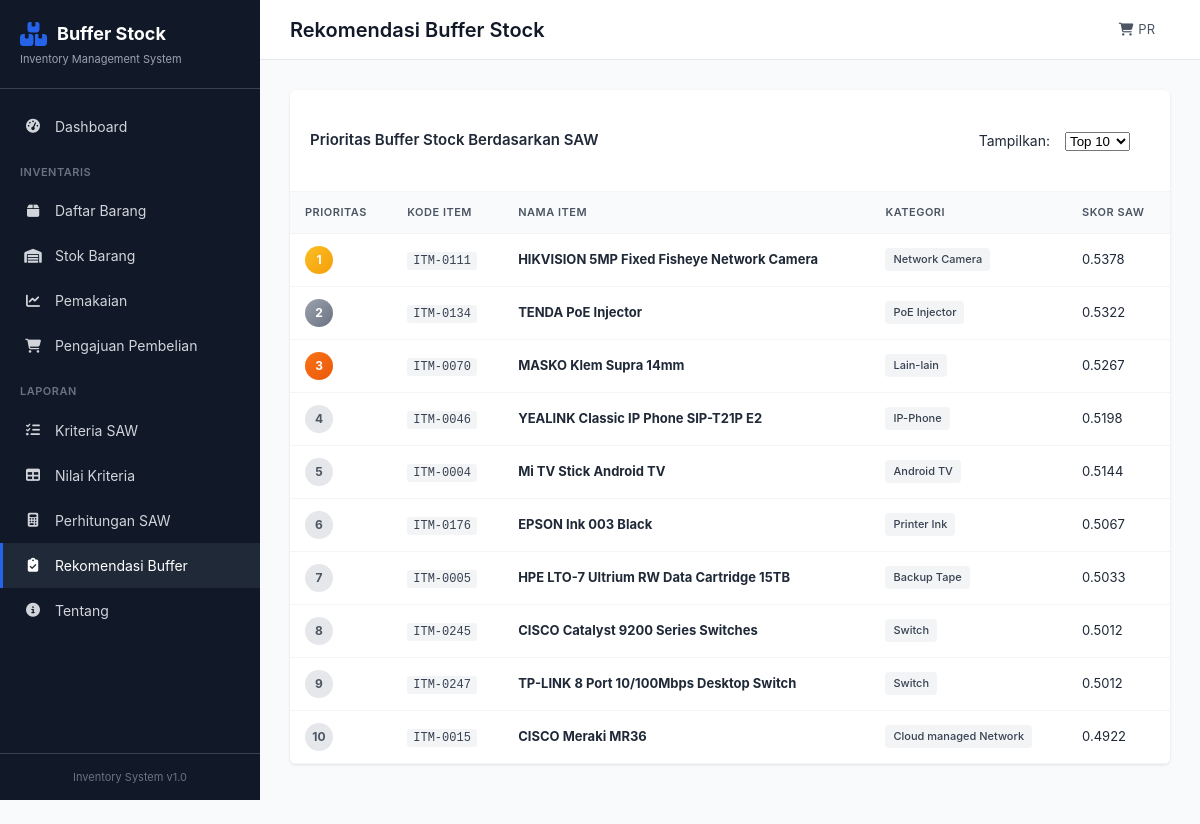
Page /calculation/recommendation on the committed database.
### app/models.py (models this page shows, shortened)
class Item(db.Model):
    __tablename__ = 'items'
    id = db.Column(db.Integer, primary_key=True)
    kode_item = db.Column(db.String(50), unique=True, nullable=False)
    nama_item = db.Column(db.String(200), nullable=False)
    kategori = db.Column(db.String(100), nullable=False)
    unit = db.Column(db.String(50), default='PCS')
    harga = db.Column(db.Float, default=0)
    supplier = db.Column(db.String(200))
    lokasi_rak = db.Column(db.String(50))
    created_at = db.Column(db.DateTime, default=datetime.utcnow)
    criteria_values = db.relationship('CriteriaValue', backref='item', lazy=True, cascade='all, delete-orphan')

### app/routes.py (the view)
@main_bp.route('/calculation/recommendation')
def buffer_recommendation():
    top_n = request.args.get('top', 10, type=int)
    calc = SAWCalculator()
    recommendations = calc.get_buffer_stock_recommendation(top_n)
    if not recommendations:
        flash('Tidak ada data untuk dianalisis.', 'error')
        return redirect(url_for('main.index'))
    return render_template('calculation/recommendation.html',
                          recommendations=recommendations,
                          top_n=top_n)

### app/saw_algorithm.py (called while the page is built)
    def get_data(self):
        self.alternatives = Item.query.all()
        if not self.alternatives:
            return False
        self.criteria = Criteria.query.filter_by(parent_id=None).order_by(Criteria.kode_kriteria).all()
        if not self.criteria:
            self.criteria = Criteria.query.order_by(Criteria.kode_kriteria).all()
        return True

    def calculate_weighted_scores(self):
        n_alternatives = len(self.normalized_matrix)
        n_criteria = len(self.normalized_matrix[0]) if self.normalized_matrix else 0
        self.weighted_matrix = [[0.0 for _ in range(n_criteria)] for _ in range(n_alternatives)]
        for j in range(n_criteria):
            weight = getattr(self.criteria[j], 'bobot', None) or getattr(self.criteria[j], 'weight', None)
            if weight is None:
                weight = self.criteria_spec[j]['bobot']
            for i in range(n_alternatives):
                self.weighted_matrix[i][j] = self.normalized_matrix[i][j] * weight
        self.scores = [sum(self.weighted_matrix[i]) for i in range(n_alternatives)]
        return self.scores

    def rank_alternatives(self):
        rankings = []
        for i, item in enumerate(self.alternatives):
            rankings.append({
                'rank': 0,
                'item_id': item.id,
                'kode_item': item.kode_item,
                'nama_item': item.nama_item,
                'kategori': item.kategori,
                'lokasi_rak': item.lokasi_rak,
                'score': float(self.scores[i]),
                'original_values': self.decision_matrix[i],
                'normalized_values': self.normalized_matrix[i],
                'weighted_values': self.weighted_matrix[i]
            })
        rankings.sort(key=lambda x: x['score'], reverse=True)
        for i, r in enumerate(rankings):
            r['rank'] = i + 1
        return rankings

    def _calculate_buffer_amount(self, item, score):
        base_buffer = 10
        demand_value = CriteriaValue.query.join(Criteria).filter(
            CriteriaValue.item_id == item.id,
            Criteria.nama_kriteria.ilike('%average demand%')
        ).first()
        if demand_value:
            demand = demand_value.nilai
            buffer = int(demand * 0.2 * (score + 0.5))
            return max(buffer, 5)  # Minimum 5 unit
        return int(base_buffer * (score + 0.5))

### app/templates/calculation/recommendation.html (shortened to what this page needs)
{% extends 'base.html' %}
{% block page_title %}Rekomendasi Buffer Stock{% endblock %}
{% block content %}
<div class="section">
    <div class="card">
        <div class="card-header">
            <h3>Prioritas Buffer Stock Berdasarkan SAW</h3>
            <form method="GET" class="form-inline">
                <label>Tampilkan:</label>
                <select name="top" onchange="this.form.submit()">
                    <option value="10" {% if top_n == 10 %}selected{% endif %}>Top 10</option>
                </select>
            </form>
        </div>
        <div class="table-responsive">
            <table class="data-table recommendation-table">
                <thead>
                    <tr>
                        <th>Prioritas</th>
                        <th>Kode Item</th>
                        <th>Nama Item</th>
                        <th>Kategori</th>
                        <th>Skor SAW</th>
                    </tr>
                </thead>
                <tbody>
                    {% for rec in recommendations %}
                    <tr>
                        <td>
                            <span class="rank-badge rank-{{ rec.rank if rec.rank <= 3 else 'other' }}">{{ rec.rank }}</span>
                        </td>
                        <td><code>{{ rec.kode_item }}</code></td>
                        <td><strong>{{ rec.nama_item }}</strong></td>
                        <td><span class="badge">{{ rec.kategori }}</span></td>
                        <td>{{ "%.4f"|format(rec.score) }}</td>
                    </tr>
                    {% endfor %}
                </tbody>
            </table>
        </div>
    </div>
</div>
{% endblock %}

### app/static/css/style.css (style rules this page uses)
:root { --primary: #2563eb; --primary-dark: #1d4ed8; --success: #16a34a; --danger: #dc2626; --warning: #ea580c; --info: #0891b2; --gray-50: #f9fafb; --gray-100: #f3f4f6; --gray-200: #e5e7eb; --gray-300: #d1d5db; --gray-400: #9ca3af; --gray-500: #6b7280; --gray-600: #4b5563; --gray-700: #374151; --gray-800: #1f2937; --gray-900: #111827; --sidebar-width: 260px; --header-height: 60px; --border-radius: 6px; --shadow: 0 1px 3px rgba(0,0,0,0.1); --shadow-md: 0 4px 6px rgba(0,0,0,0.1); }
* { margin: 0; padding: 0; box-sizing: border-box; }
body { font-family: -apple-system, BlinkMacSystemFont, 'Segoe UI', Roboto, 'Helvetica Neue', Arial, sans-serif; font-size: 14px; line-height: 1.5; color: var(--gray-800); background: var(--gray-50); }
.section { margin-bottom: 30px; }
.card { background: white; border-radius: var(--border-radius); box-shadow: var(--shadow); overflow: hidden; }
.card-header { padding: 20px; border-bottom: 1px solid var(--gray-100); display: flex; align-items: center; justify-content: space-between; gap: 15px; flex-wrap: wrap; }
.card-header h3 { font-size: 15px; font-weight: 600; }
.table-responsive { overflow-x: auto; }
.data-table { width: 100%; border-collapse: collapse; font-size: 13px; }
.data-table th, .data-table td { padding: 12px 15px; text-align: left; border-bottom: 1px solid var(--gray-100); }
.data-table th { background: var(--gray-50); font-weight: 600; color: var(--gray-600); text-transform: uppercase; font-size: 11px; letter-spacing: 0.5px; }
.badge { display: inline-block; padding: 3px 8px; background: var(--gray-100); color: var(--gray-700); border-radius: 4px; font-size: 11px; font-weight: 500; }
.form-inline { display: flex; align-items: flex-end; gap: 15px; padding: 20px; flex-wrap: wrap; }
.rank-badge { display: inline-flex; align-items: center; justify-content: center; width: 28px; height: 28px; border-radius: 50%; font-size: 12px; font-weight: 700; }
.rank-1 { background: linear-gradient(135deg, #fbbf24, #f59e0b); color: white; }
.rank-2 { background: linear-gradient(135deg, #9ca3af, #6b7280); color: white; }
.rank-3 { background: linear-gradient(135deg, #f97316, #ea580c); color: white; }
.rank-other { background: var(--gray-200); color: var(--gray-600); }
code { font-family: 'Courier New', monospace; font-size: 12px; background: var(--gray-100); padding: 2px 6px; border-radius: 3px; color: var(--gray-700); }

### rows in the picture
Item: rank "1", kode_item "ITM-0111", nama_item "HIKVISION 5MP Fixed Fisheye Network Camera", kategori "Network Camera", score "0.5378"
Item: rank "2", kode_item "ITM-0134", nama_item "TENDA PoE Injector", kategori "PoE Injector", score "0.5322"
Item: rank "3", kode_item "ITM-0070", nama_item "MASKO Klem Supra 14mm", kategori "Lain-lain", score "0.5267"
Item: rank "4", kode_item "ITM-0046", nama_item "YEALINK Classic IP Phone SIP-T21P E2", kategori "IP-Phone", score "0.5198"
Item: rank "5", kode_item "ITM-0004", nama_item "Mi TV Stick Android TV", kategori "Android TV", score "0.5144"
Item: rank "6", kode_item "ITM-0176", nama_item "EPSON Ink 003 Black", kategori "Printer Ink", score "0.5067"
Item: rank "7", kode_item "ITM-0005", nama_item "HPE LTO-7 Ultrium RW Data Cartridge 15TB", kategori "Backup Tape", score "0.5033"
Item: rank "8", kode_item "ITM-0245", nama_item "CISCO Catalyst 9200 Series Switches", kategori "Switch", score "0.5012"
Item: rank "9", kode_item "ITM-0247", nama_item "TP-LINK 8 Port 10/100Mbps Desktop Switch", kategori "Switch", score "0.5012"
Item: rank "10", kode_item "ITM-0015", nama_item "CISCO Meraki MR36", kategori "Cloud managed Network", score "0.4922"
